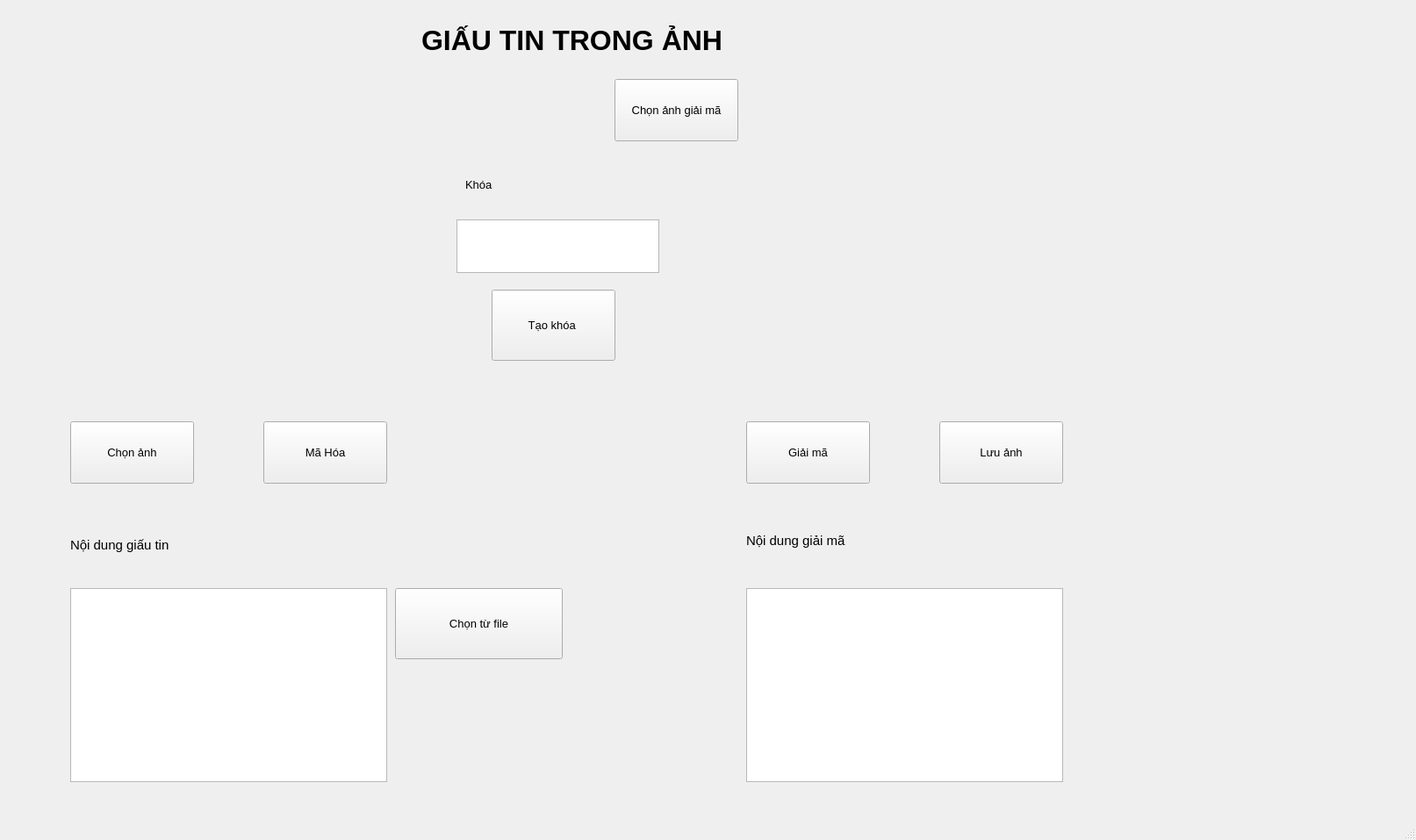
<?xml version="1.0" encoding="UTF-8"?>
<ui version="4.0">
 <class>AppAES</class>
 <widget class="QMainWindow" name="AppAES">
  <property name="geometry">
   <rect>
    <x>0</x>
    <y>0</y>
    <width>1613</width>
    <height>957</height>
   </rect>
  </property>
  <property name="windowTitle">
   <string>Giấu tin trong ảnh</string>
  </property>
  <widget class="QWidget" name="centralwidget">
   <widget class="QLabel" name="imgEncoder">
    <property name="geometry">
     <rect>
      <x>80</x>
      <y>90</y>
      <width>360</width>
      <height>360</height>
     </rect>
    </property>
    <property name="text">
     <string/>
    </property>
    <property name="pixmap">
     <pixmap>data_app/imageEncode-01.png</pixmap>
    </property>
    <property name="scaledContents">
     <bool>true</bool>
    </property>
   </widget>
   <widget class="QLabel" name="imgDecode">
    <property name="geometry">
     <rect>
      <x>850</x>
      <y>90</y>
      <width>360</width>
      <height>360</height>
     </rect>
    </property>
    <property name="text">
     <string/>
    </property>
    <property name="pixmap">
     <pixmap>data_app/imageDecode-01.png</pixmap>
    </property>
    <property name="scaledContents">
     <bool>false</bool>
    </property>
   </widget>
   <widget class="QLabel" name="label_header">
    <property name="geometry">
     <rect>
      <x>480</x>
      <y>10</y>
      <width>551</width>
      <height>71</height>
     </rect>
    </property>
    <property name="font">
     <font>
      <family>Segoe UI</family>
      <pointsize>24</pointsize>
      <weight>75</weight>
      <bold>true</bold>
     </font>
    </property>
    <property name="text">
     <string>GIẤU TIN TRONG ẢNH</string>
    </property>
   </widget>
   <widget class="QPushButton" name="btnSelectImg">
    <property name="geometry">
     <rect>
      <x>80</x>
      <y>480</y>
      <width>141</width>
      <height>71</height>
     </rect>
    </property>
    <property name="font">
     <font>
      <family>Segoe UI</family>
      <pointsize>10</pointsize>
      <weight>50</weight>
      <bold>false</bold>
     </font>
    </property>
    <property name="text">
     <string>Chọn ảnh</string>
    </property>
   </widget>
   <widget class="QPushButton" name="btnSaveImg">
    <property name="geometry">
     <rect>
      <x>1070</x>
      <y>480</y>
      <width>141</width>
      <height>71</height>
     </rect>
    </property>
    <property name="font">
     <font>
      <family>Segoe UI</family>
      <pointsize>10</pointsize>
      <weight>50</weight>
      <bold>false</bold>
     </font>
    </property>
    <property name="text">
     <string>Lưu ảnh</string>
    </property>
   </widget>
   <widget class="QPushButton" name="btnEncode">
    <property name="geometry">
     <rect>
      <x>300</x>
      <y>480</y>
      <width>141</width>
      <height>71</height>
     </rect>
    </property>
    <property name="font">
     <font>
      <family>Segoe UI</family>
      <pointsize>10</pointsize>
      <weight>50</weight>
      <bold>false</bold>
     </font>
    </property>
    <property name="text">
     <string>Mã Hóa</string>
    </property>
   </widget>
   <widget class="QPushButton" name="btnDecode">
    <property name="geometry">
     <rect>
      <x>850</x>
      <y>480</y>
      <width>141</width>
      <height>71</height>
     </rect>
    </property>
    <property name="font">
     <font>
      <family>Segoe UI</family>
      <pointsize>10</pointsize>
      <weight>50</weight>
      <bold>false</bold>
     </font>
    </property>
    <property name="text">
     <string>Giải mã</string>
    </property>
   </widget>
   <widget class="QTextEdit" name="textEdit">
    <property name="geometry">
     <rect>
      <x>520</x>
      <y>250</y>
      <width>231</width>
      <height>61</height>
     </rect>
    </property>
   </widget>
   <widget class="QLabel" name="label">
    <property name="geometry">
     <rect>
      <x>530</x>
      <y>190</y>
      <width>181</width>
      <height>41</height>
     </rect>
    </property>
    <property name="font">
     <font>
      <family>Segoe UI</family>
      <pointsize>10</pointsize>
     </font>
    </property>
    <property name="text">
     <string>&lt;html&gt;&lt;head/&gt;&lt;body&gt;&lt;p&gt;&lt;span style=&quot; font-size:10pt;&quot;&gt;Khóa&lt;/span&gt;&lt;/p&gt;&lt;/body&gt;&lt;/html&gt;</string>
    </property>
   </widget>
   <widget class="QPushButton" name="btnRandom">
    <property name="geometry">
     <rect>
      <x>560</x>
      <y>330</y>
      <width>141</width>
      <height>81</height>
     </rect>
    </property>
    <property name="font">
     <font>
      <family>Segoe UI</family>
      <pointsize>10</pointsize>
      <weight>50</weight>
      <bold>false</bold>
     </font>
    </property>
    <property name="text">
     <string>Tạo khóa </string>
    </property>
   </widget>
   <widget class="QTextEdit" name="txtEncode">
    <property name="geometry">
     <rect>
      <x>80</x>
      <y>670</y>
      <width>361</width>
      <height>221</height>
     </rect>
    </property>
   </widget>
   <widget class="QLabel" name="label_2">
    <property name="geometry">
     <rect>
      <x>80</x>
      <y>580</y>
      <width>361</width>
      <height>81</height>
     </rect>
    </property>
    <property name="font">
     <font>
      <family>Segoe UI</family>
      <pointsize>11</pointsize>
     </font>
    </property>
    <property name="text">
     <string>Nội dung giấu tin</string>
    </property>
   </widget>
   <widget class="QPushButton" name="btnOpenFile">
    <property name="geometry">
     <rect>
      <x>450</x>
      <y>670</y>
      <width>191</width>
      <height>81</height>
     </rect>
    </property>
    <property name="font">
     <font>
      <family>Segoe UI</family>
      <pointsize>10</pointsize>
      <weight>50</weight>
      <bold>false</bold>
     </font>
    </property>
    <property name="text">
     <string>Chọn từ file</string>
    </property>
   </widget>
   <widget class="QLabel" name="label_3">
    <property name="geometry">
     <rect>
      <x>850</x>
      <y>580</y>
      <width>321</width>
      <height>71</height>
     </rect>
    </property>
    <property name="font">
     <font>
      <family>Segoe UI</family>
      <pointsize>11</pointsize>
     </font>
    </property>
    <property name="text">
     <string>Nội dung giải mã</string>
    </property>
   </widget>
   <widget class="QTextEdit" name="txtDecode">
    <property name="geometry">
     <rect>
      <x>850</x>
      <y>670</y>
      <width>361</width>
      <height>221</height>
     </rect>
    </property>
   </widget>
   <widget class="QPushButton" name="btnSelectImgDecode">
    <property name="geometry">
     <rect>
      <x>700</x>
      <y>90</y>
      <width>141</width>
      <height>71</height>
     </rect>
    </property>
    <property name="font">
     <font>
      <family>Segoe UI</family>
      <pointsize>10</pointsize>
      <weight>50</weight>
      <bold>false</bold>
     </font>
    </property>
    <property name="text">
     <string>Chọn ảnh giải mã</string>
    </property>
   </widget>
  </widget>
  <widget class="QStatusBar" name="statusbar"/>
 </widget>
 <resources/>
 <connections/>
</ui>
